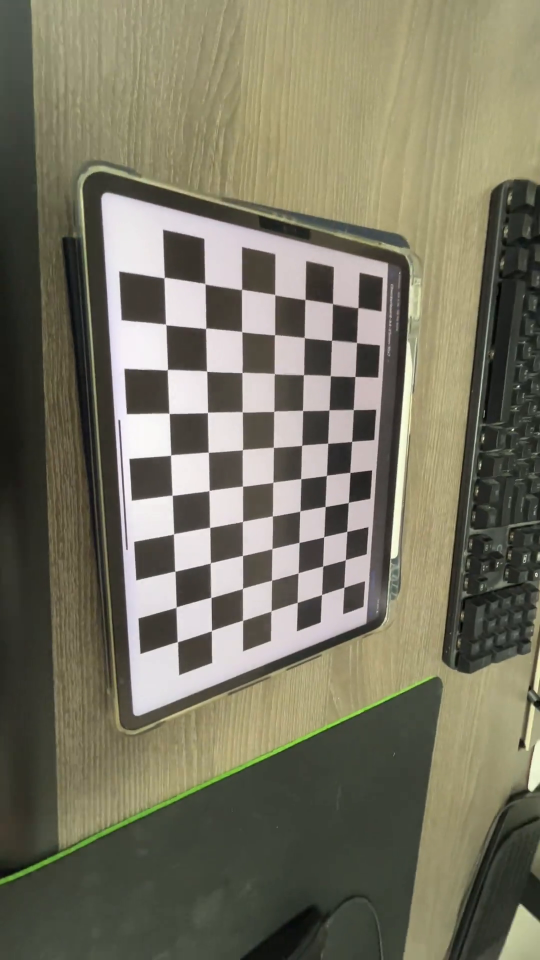
#> input picture frame 34 of data/myChess.mp4, 1080 x 1920 px (shown at 1/2 size)
$ python disto_rectify.py
#> lines starting #> are read from the running program, lines starting #| are printed output that depends on the picture; after the words box and inside, x2 and y2 are one past the last pixel; in counts of white or black regions, pixels touching at a corner belong together
import numpy as np
import cv2 as cv

# 주어진 비디오 파일과 보정 파라미터
video_file = './data/myChess.mp4'
K = np.array([[603.51030778, 0, 674.89585317],
              [0, 603.45260428, 381.01122663],
              [0, 0, 1]])  # 보정된 카메라 내부 행렬

dist_coeff = np.array([0.03412314, -0.16458017,
                        0.0032529, 0.00097189,
                        0.17881176])  # 왜곡 계수들

# 비디오 열기
video = cv.VideoCapture(video_file)
assert video.isOpened(), 'Cannot read the given input, ' + video_file

# 왜곡 보정 여부 토글 변수
show_rectify = True
map1, map2 = None, None  # 리맵핑을 위한 맵 초기화
resize_scale = 0.7

while True:
    # 비디오에서 프레임 읽기
    valid, raw_img = video.read()
#> raw_img is the input picture: shape (1920, 1080, 3); mean B, G, R 98.1, 116.6, 119.9
    if not valid:
        video.set(cv.CAP_PROP_POS_FRAMES, 0)  # 끝에 도달하면 처음으로 되감기
        continue

    # 회전 및 리사이즈 적용
    raw_img = cv.rotate(raw_img, cv.ROTATE_90_COUNTERCLOCKWISE)
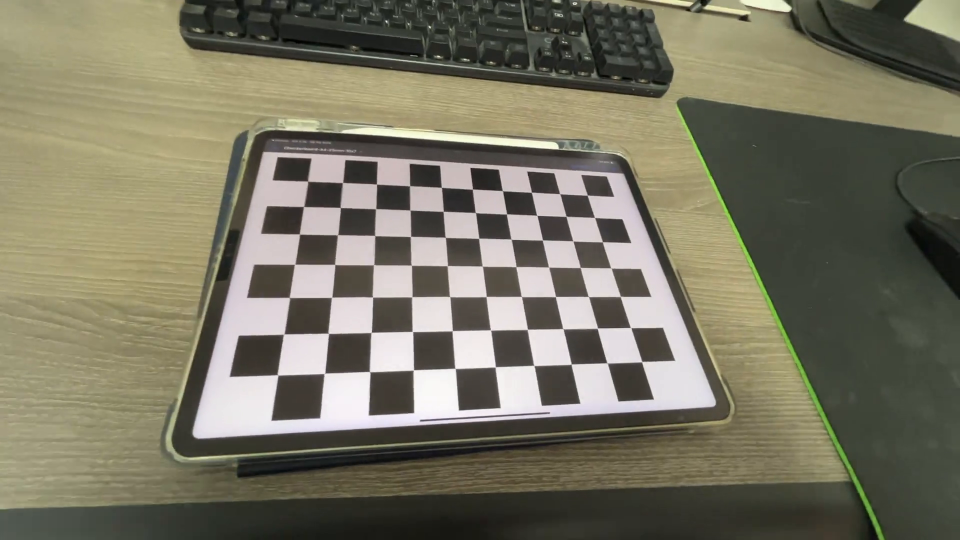
#> raw_img: shape (1080, 1920, 3) (shown at 1/2 size); mean B, G, R 98.1, 116.6, 119.9
    raw_img = cv.resize(raw_img, None, fx=resize_scale, fy=resize_scale)
#> raw_img: shape (756, 1344, 3)

    # 현재 프레임 기준 원본 저장
    original_img = raw_img.copy()

    # 보정 적용 여부에 따라 이미지 보정
    info = "Original"
    if show_rectify:
        if map1 is None or map2 is None:
            map1, map2 = cv.initUndistortRectifyMap(K, dist_coeff, None, None,
                                                    (original_img.shape[1], original_img.shape[0]), cv.CV_32FC1)
        img = cv.remap(original_img, map1, map2, interpolation=cv.INTER_LINEAR)
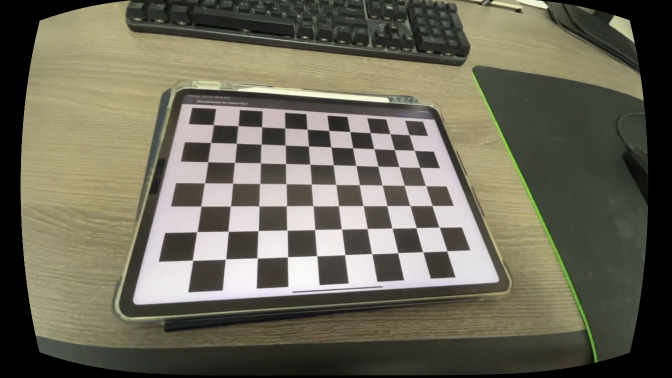
#> img: shape (756, 1344, 3) (shown at 1/2 size); mean B, G, R 88.4, 104.2, 107.4
        info = "Rectified"
    else:
        img = original_img.copy()

    # 이미지에 현재 상태 텍스트만 출력
    cv.putText(img, f'{info} | Space : stop | Tab : toggle | ESC : exit',
               (10, 25), cv.FONT_HERSHEY_DUPLEX, 0.6, (0, 255, 0))
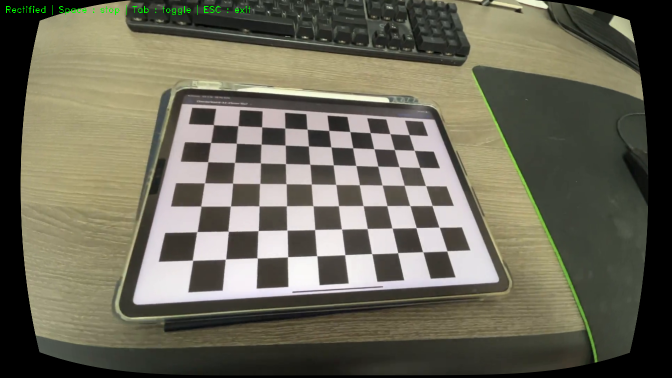
#> img: shape (756, 1344, 3) (shown at 1/2 size); 0.13% of pixels changed, all inside (x1, y1, x2, y2) = (12, 10, 501, 30)

    # 이미지 출력
    cv.imshow("Geometric Distortion Correction", img)
    key = cv.waitKey(10)
#> (key Esc is pressed here)

    if key == ord(' '):  # Space: 일시정지
        display_show_rectify = show_rectify  # pause 중 toggle 반영용
        display_img = img.copy()
        while True:
            display_copy = display_img.copy()
            info_display = "Rectified" if display_show_rectify else "Original"
            cv.imshow("Geometric Distortion Correction", display_copy)

            key = cv.waitKey(0)
            if key == ord(' '):  # 다시 Space 입력 시 재생
                show_rectify = display_show_rectify  # toggle 반영
                break
            elif key == 27:  # ESC 입력 시 종료
                video.release()
                cv.destroyAllWindows()
                exit()
            elif key == ord('\t'):  # Tab 입력 시 보정 여부 토글
                display_show_rectify = not display_show_rectify
                if display_show_rectify:
                    if map1 is None or map2 is None:
                        map1, map2 = cv.initUndistortRectifyMap(K, dist_coeff, None, None,
                                                                (original_img.shape[1], original_img.shape[0]), cv.CV_32FC1)
                    display_img = cv.remap(original_img, map1, map2, interpolation=cv.INTER_LINEAR)
                else:
                    display_img = original_img.copy()
    elif key == 27:  # ESC: 종료
        break
    elif key == ord('\t'):  # Tab: 보정 여부 토글
        show_rectify = not show_rectify

video.release()
cv.destroyAllWindows()

$ run again, starting later in the video
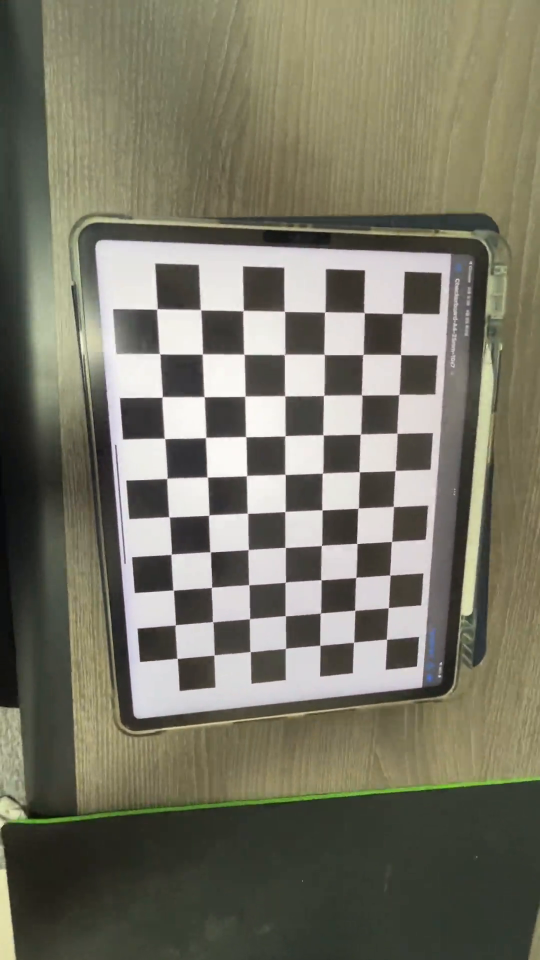
#> input picture frame 154 of data/myChess.mp4, 1080 x 1920 px (shown at 1/2 size)
#> raw_img is the input picture: shape (1920, 1080, 3); mean B, G, R 101.1, 116.8, 119.1
#> `raw_img = cv.rotate(raw_img, cv.ROTATE_90_COUNTERCLOCKWISE)`:
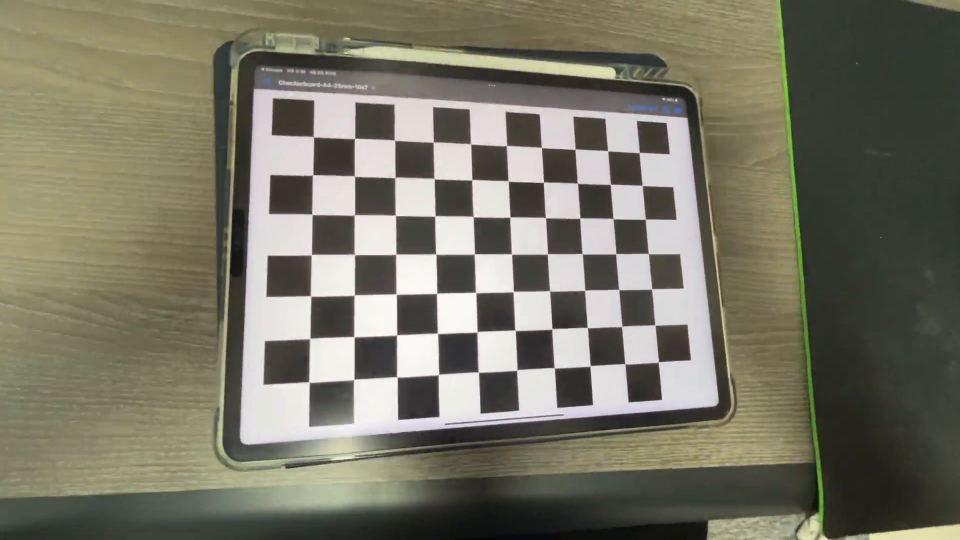
#> raw_img: shape (1080, 1920, 3) (shown at 1/2 size); mean B, G, R 101.1, 116.8, 119.1
#> `cv.putText(img, f'{info} | Space : stop | Tab : toggle | ESC : exit', ..`:
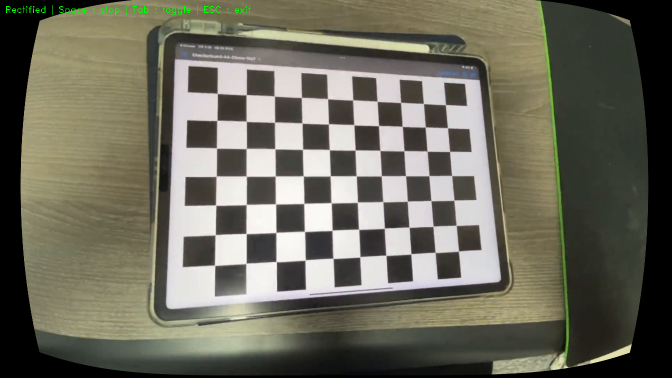
#> img: shape (756, 1344, 3) (shown at 1/2 size); mean B, G, R 92.5, 106.2, 108

$ run again, starting later in the video
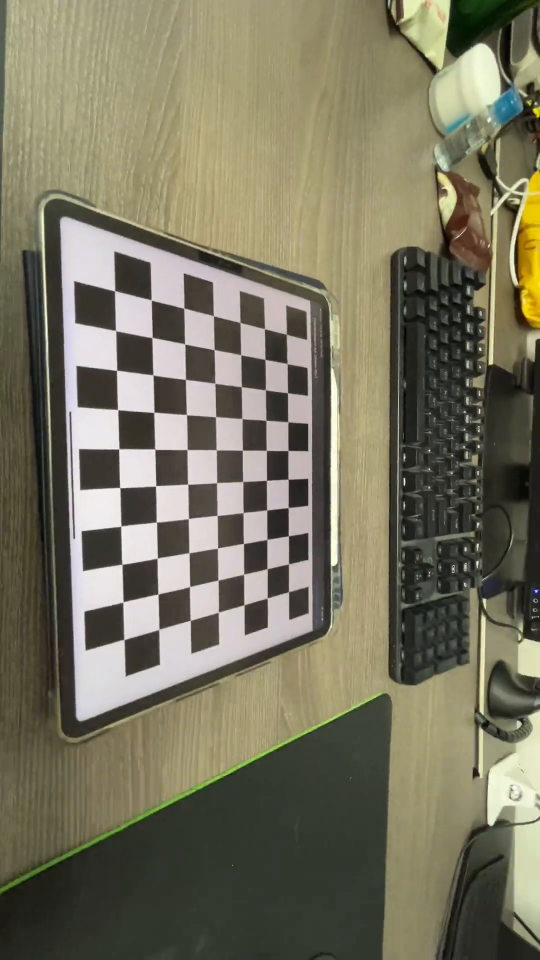
#> input picture frame 274 of data/myChess.mp4, 1080 x 1920 px (shown at 1/2 size)
#> raw_img is the input picture: shape (1920, 1080, 3); mean B, G, R 95.7, 116.2, 120
#> `raw_img = cv.rotate(raw_img, cv.ROTATE_90_COUNTERCLOCKWISE)`:
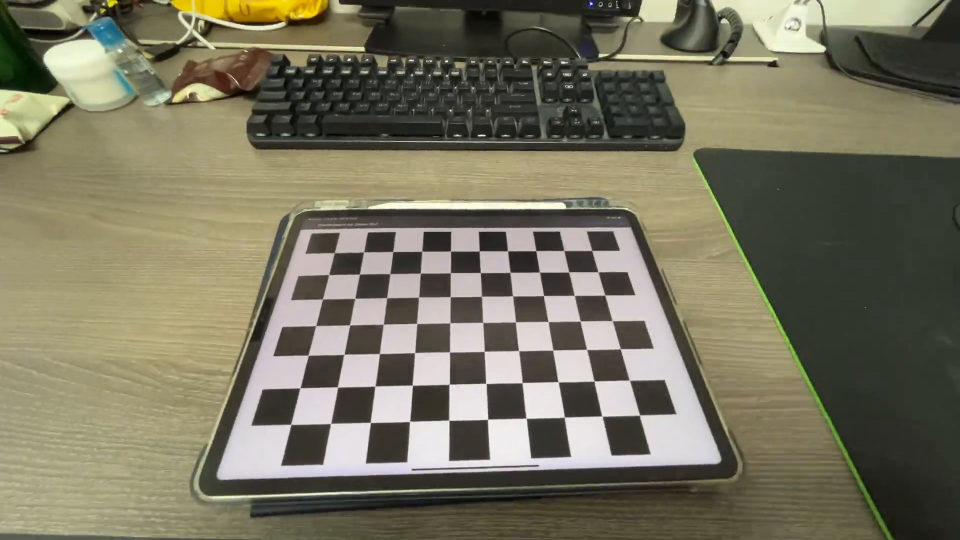
#> raw_img: shape (1080, 1920, 3) (shown at 1/2 size); mean B, G, R 95.7, 116.2, 120
#> `cv.putText(img, f'{info} | Space : stop | Tab : toggle | ESC : exit', ..`:
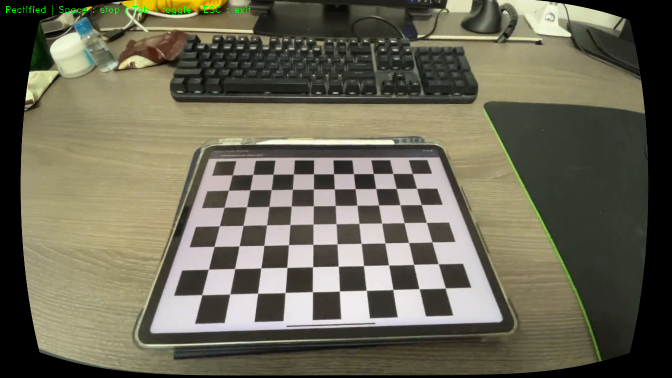
#> img: shape (756, 1344, 3) (shown at 1/2 size); mean B, G, R 86.3, 104.2, 107.6
